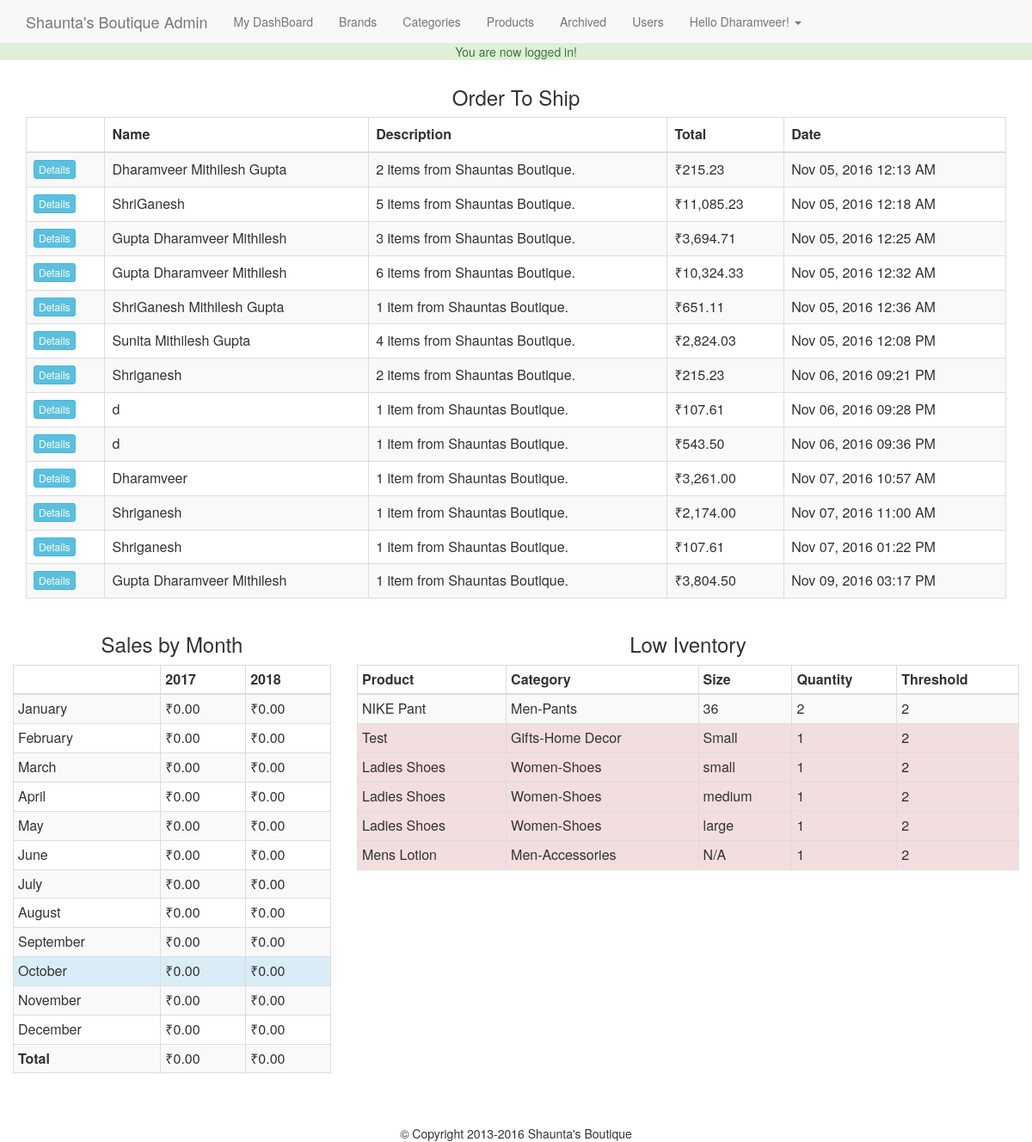
/admin/index.php (signed in), run on the app's committed database.
### tables this page shows
CREATE TABLE `transactions` (
  `id` int(11) NOT NULL,
  `charge_id` varchar(255) NOT NULL,
  `cart_id` int(11) NOT NULL,
  `full_name` varchar(255) NOT NULL,
  `email` varchar(175) NOT NULL,
  `street` varchar(255) NOT NULL,
  `street2` varchar(255) NOT NULL,
  `city` varchar(175) NOT NULL,
  `state` varchar(175) NOT NULL,
  `zip_code` varchar(50) NOT NULL,
  `country` varchar(175) NOT NULL,
  `sub_total` decimal(10,2) NOT NULL,
  `tax` decimal(10,2) NOT NULL,
  `grand_total` decimal(10,2) NOT NULL,
  `description` text NOT NULL,
  `txn_type` varchar(255) NOT NULL,
  `txn_date` datetime NOT NULL DEFAULT CURRENT_TIMESTAMP
);

CREATE TABLE `products` (
  `id` int(11) NOT NULL,
  `title` varchar(255) NOT NULL,
  `price` decimal(10,2) NOT NULL,
  `list_price` decimal(10,2) NOT NULL,
  `brand` int(11) NOT NULL,
  `categories` varchar(255) NOT NULL,
  `image` text NOT NULL,
  `description` text NOT NULL,
  `featured` tinyint(4) NOT NULL DEFAULT '0',
  `sizes` text NOT NULL,
  `deleted` tinyint(4) NOT NULL DEFAULT '0'
);

### helpers/helpers.php (called while the page is built, shortened)
<?php
    function sanitize($dirty) {
        return htmlentities($dirty,ENT_QUOTES,"UTF-8");
    }
    function money($number) {
        return '₹'.number_format($number,2);
    }
function has_permission($permission = 'admin') {
    global $user_data;
    $permissions = explode(',', $user_data['permissions']);
    if(in_array($permission,$permissions,true)) {
        return true;
    }
    return false;
}
function pretty_date($date) {
    return date("M d, Y h:i A",strtotime($date));
}
function get_category($child_id) {
    global $db;
    $id = sanitize($child_id);
    $sql = "SELECT p.id AS 'pid', p.category AS 'parent', c.id AS 'cid', c.category AS 'child'
            FROM categories c
            INNER JOIN categories p
            ON c.parent = p.id
            WHERE c.id = '$id'";
    $query = $db->query($sql);
    $category = mysqli_fetch_assoc($query);
    return $category;
}
function sizesToArray($string){
    $sizesArray = explode(',',$string);
    $returnArray = array();
    foreach ($sizesArray as $size) {
        $s = explode(':',$size);
        $returnArray[] = array('size' => $s[0], 'quantity' => $s[1], 'threshold' => $s[2]);
    }
    return $returnArray;
}

### admin/index.php (the view, shortened to what this page needs)
<?php
    require_once '../core/init.php';
    include 'includes/head.php';
    include 'includes/navigation.php';
?>
<?php
    $txnQuery = "SELECT t.id, t.cart_id, t.full_name, t.description, t.txn_date, t.grand_total, c.items, c.paid, c.shipped
    FROM transactions t
    LEFT JOIN cart c ON t.cart_id = c.id
    WHERE c.paid = 1 AND c.shipped = 0
    ORDER BY t.txn_date";
    $txnResults = $db->query($txnQuery);
?>
<div class="col-md-12">
    <h3 class="text-center">Order To Ship</h3>
    <table class="table table-contensed table-bordered table-striped">
        <thead>
            <th></th><th>Name</th><th>Description</th><th>Total</th><th>Date</th>
        </thead>
        <tbody>
        <?php while($order = mysqli_fetch_assoc($txnResults)): ?>
            <tr>
                <td><a href="orders.php?txn_id=<?=$order['id'];?>" class="btn btn-xs btn-info">Details</a></td>
                <td><?=$order['full_name'];?></td>
                <td><?=$order['description'];?></td>
                <td><?=money($order['grand_total']);?></td>
                <td><?=pretty_date($order['txn_date']);?></td>
            </tr>
            <?php endwhile; ?>
        </tbody>
    </table>
</div>
<div class="row">
    <?php
        $thisYr = date("Y");
        $lastYr = $thisYr - 1;
        $current = array();
        $last = array();
        $currentTotal = 0;
        $lastTotal = 0;
    ?>
    <div class="col-md-4">
        <h3 class="text-center">Sales by Month</h3>
        <table class="table table-condensed table-striped table-bordered">
            <thead>
                <th></th>
                <th><?=$lastYr;?></th>
                <th><?=$thisYr;?></th>
            </thead>
            <tbody>
                <?php for($i = 1; $i <= 12;$i++):
                    $dt = DateTime::createFromFormat('!m',$i);
                ?>
                <tr <?=((date("m") == $i)?' class="info"':'');?>>
                    <td><?=$dt->format("F");?></td>
                    <td><?=((array_key_exists($i,$last))?money($last[$i]):money(0));?></td>
                    <td><?=((array_key_exists($i,$current))?money($current[$i]):money(0));?></td>
                </tr>
                <?php endfor; ?>
                <tr>
                    <td><strong>Total</strong></td>
                    <td><?=money($lastTotal);?></td>
                    <td><?=money($currentTotal);?></td>
                </tr>
            </tbody>
        </table>
    </div>
    <?php
        $iQuery = $db->query("SELECT * FROM products WHERE deleted = 0");
        $lowItems = array();
        while($product = mysqli_fetch_assoc($iQuery)){
            $sizes = sizesToArray($product['sizes']);
            foreach($sizes as $size){
                if($size['quantity'] <= $size['threshold']){
                    $cat = get_category($product['categories']);
                    $item = array(
                        'title'     => $product['title'],
                        'size'      => $size['size'],
                        'quantity'  => $size['quantity'],
                        'threshold' => $size['threshold'],
                        'category'  => $cat['parent'].'-'.$cat['child']
                    );
                    $lowItems[] = $item;
                }
            }
        }
    ?>
    <div class="col-md-8">
        <h3 class="text-center">Low Iventory</h3>
        <table class="table table-condensed table-striped table-bordered ">
            <thead>
                <th>Product</th>
                <th>Category</th>
                <th>Size</th>
                <th>Quantity</th>
                <th>Threshold</th>
            </thead>
            <tbody>
                <?php foreach ($lowItems as $item ): ?>
                <tr<?=(($item['quantity'] <= 1)?' class="danger"':'');?>>
                    <td><?=$item['title'];?></td>
                    <td><?=$item['category'];?></td>
                    <td><?=$item['size'];?></td>
                    <td><?=$item['quantity'];?></td>
                    <td><?=$item['threshold'];?></td>
                </tr>
                <?php endforeach; ?>
            </tbody>
        </table>
    </div>
</div>
<?php include 'includes/footer.php'; ?>

### core/init.php (shortened to what this page needs)
<?php
$db = mysqli_connect('127.0.0.1','root','','tutorial');
require_once BASEURL.'helpers/helpers.php';
if(isset($_SESSION['SBUser'])) {
    $user_id = $_SESSION['SBUser'];
    $query = $db->query("SELECT * FROM users WHERE id = '$user_id'");
    $user_data = mysqli_fetch_assoc($query);
    $fn = explode(' ', $user_data['full_name']);
    $user_data['first'] = $fn[0];
    $user_data['last'] = $fn[1];
}
if(isset($_SESSION['success_flash'])) {
    echo '<div class="bg-success"><p class="text-success text-center">'.$_SESSION['success_flash'].'</p></div>';
}

### admin/includes/head.php (shortened to what this page needs)
<!Doctype html>
<html>
    <head>
        <link rel="stylesheet" href="../css/bootstrap.min.css">
        <link rel="stylesheet" href="../css/main.css">
    </head>
    <body>
        <div class="container-fluid">

### admin/includes/navigation.php (shortened to what this page needs)
<nav class="navbar navbar-default navbar-fixed-top">
    <div class="container">
        <a href="/tutorial/admin/index.php" class="navbar-brand">Shaunta's Boutique Admin</a>
        <ul class="nav navbar-nav">
            <li><a href="index.php">My DashBoard</a></li>
            <li><a href="brands.php">Brands</a></li>
            <li><a href="categories.php">Categories</a></li>
            <li><a href="products.php">Products</a></li>
            <li><a href="archived.php">Archived</a></li>
            <?php if(has_permission('admin')): ?>
                <li><a href="users.php">Users</a></li>
            <?php endif; ?>
            <li class="dropdown">
                <a href="#" class="dropdown-toggle" data-toggle="dropdown">Hello <?=$user_data['first'];?>!
                    <span class="caret"></span>
                </a>
            </li>
        </ul>
    </div>
</nav>

### admin/includes/footer.php (shortened to what this page needs)
</div><br><br>
    <div class="col-md-12 text-center">&copy; Copyright 2013-2016 Shaunta's Boutique</div>
    </body>
</html>

### css/main.css (style rules this page uses)
body { padding-top: 50px; }

### data on the page
transactions: full_name "Dharamveer Mithilesh Gupta", description "2 items from Shauntas Boutique.", grand_total "₹215.23", txn_date "Nov 05, 2016 12:13 AM"
transactions: full_name "ShriGanesh", description "5 items from Shauntas Boutique.", grand_total "₹11,085.23", txn_date "Nov 05, 2016 12:18 AM"
transactions: full_name "Gupta Dharamveer Mithilesh", description "3 items from Shauntas Boutique.", grand_total "₹3,694.71", txn_date "Nov 05, 2016 12:25 AM"
transactions: full_name "Gupta Dharamveer Mithilesh", description "6 items from Shauntas Boutique.", grand_total "₹10,324.33", txn_date "Nov 05, 2016 12:32 AM"
transactions: full_name "ShriGanesh Mithilesh Gupta", description "1 item from Shauntas Boutique.", grand_total "₹651.11", txn_date "Nov 05, 2016 12:36 AM"
transactions: full_name "Sunita Mithilesh Gupta", description "4 items from Shauntas Boutique.", grand_total "₹2,824.03", txn_date "Nov 05, 2016 12:08 PM"
transactions: full_name "Shriganesh", description "2 items from Shauntas Boutique.", grand_total "₹215.23", txn_date "Nov 06, 2016 09:21 PM"
transactions: full_name "d", description "1 item from Shauntas Boutique.", grand_total "₹107.61", txn_date "Nov 06, 2016 09:28 PM"
transactions: full_name "d", description "1 item from Shauntas Boutique.", grand_total "₹543.50", txn_date "Nov 06, 2016 09:36 PM"
transactions: full_name "Dharamveer", description "1 item from Shauntas Boutique.", grand_total "₹3,261.00", txn_date "Nov 07, 2016 10:57 AM"
transactions: full_name "Shriganesh", description "1 item from Shauntas Boutique.", grand_total "₹2,174.00", txn_date "Nov 07, 2016 11:00 AM"
transactions: full_name "Shriganesh", description "1 item from Shauntas Boutique.", grand_total "₹107.61", txn_date "Nov 07, 2016 01:22 PM"
transactions: full_name "Gupta Dharamveer Mithilesh", description "1 item from Shauntas Boutique.", grand_total "₹3,804.50", txn_date "Nov 09, 2016 03:17 PM"
products: title "NIKE Pant", category "Men-Pants", size "36", brand "2"
products: title "Test", category "Gifts-Home Decor", size "Small", featured "1", brand "2"
products: title "Ladies Shoes", category "Women-Shoes", size "small", featured "1", threshold "2", size "medium", size "large"
products: title "Mens Lotion", category "Men-Accessories", size "N/A", featured "1", threshold "2"

### other printed values
$_SESSION['success_flash'] "You are now logged in!"
$user_data['first'] "Dharamveer"
$dt->format("F") "January"
$dt->format("F") "February"
$dt->format("F") "March"
$dt->format("F") "April"
$dt->format("F") "May"
$dt->format("F") "June"
$dt->format("F") "July"
$dt->format("F") "August"
$dt->format("F") "September"
$dt->format("F") "October"
$dt->format("F") "November"
$dt->format("F") "December"
money($lastTotal) "₹0.00"
